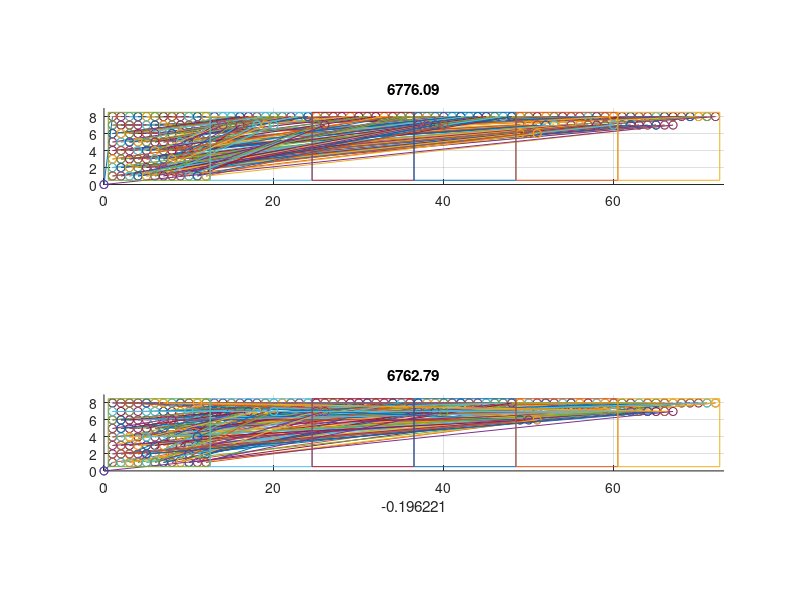

Write the MATLAB code that produced this figure. (Note: this script raises an error after producing the figure.)
%% Test of route generation for genetic algorithm
%% FE 2020
clear all;
%% Mostly manually set start and end positions with random target groups for each seedling
n = 96;  %Number of seedlings
vertices = 2*n+1;
startEnd = [0 0];
seedlings = zeros(n,3);
target1 = zeros(n,2);
target2 = zeros(n,2);
target3 = zeros(n,2);
target4 = zeros(n,2);
target5 = zeros(n,2);
seedCount = 1;
groupNums = 5;
boxWidth = 12;

for i = 8:-1:1
    for j = 1:12
        seedlings(seedCount,:,:) = [j i randi([1 groupNums],1)];
        target1(seedCount,:) = [j+boxWidth i];
        target2(seedCount,:) = [j+2*boxWidth i];
        target3(seedCount,:) = [j+3*boxWidth i];
        target4(seedCount,:) = [j+4*boxWidth i];
        target5(seedCount,:) = [j+5*boxWidth i];
        
        seedCount = seedCount + 1;
    end
end


%% Squares
X1 = 0.5;
X2 = 12.5;
Y1 = 0.5;
Y2 = 8.5;

squareX1 = [X1, X2, X2, X1, X1];
squareY1 = [Y1, Y1, Y2, Y2, Y1];
squareX2 = [X1+boxWidth, X2+boxWidth, X2+boxWidth, X1+boxWidth, X1+boxWidth];
squareY2 = [Y1, Y1, Y2, Y2, Y1];
squareX3 = [X1+2*boxWidth, X2+2*boxWidth, X2+2*boxWidth, X1+2*boxWidth, X1+2*boxWidth];
squareY3 = [Y1, Y1, Y2, Y2, Y1];
squareX4 = [X1+3*boxWidth, X2+3*boxWidth, X2+3*boxWidth, X1+3*boxWidth, X1+3*boxWidth];
squareY4 = [Y1, Y1, Y2, Y2, Y1];
squareX5 = [X1+4*boxWidth, X2+4*boxWidth, X2+4*boxWidth, X1+4*boxWidth, X1+4*boxWidth];
squareY5 = [Y1, Y1, Y2, Y2, Y1];
squareX6 = [X1+5*boxWidth, X2+5*boxWidth, X2+5*boxWidth, X1+5*boxWidth, X1+5*boxWidth];
squareY6 = [Y1, Y1, Y2, Y2, Y1];

%   Create one standard pop with standard route for comparison
popUnoptimized = [1:1:n];

%% Initialize stuff
currentRecord = 999999;
recordDistance = 999999;
maxIter = 100;
iterCount = 0;
popSize = 600;
routeMatrix = zeros(popSize, vertices+1, 2);
population = zeros(popSize,n);
fitness = zeros(popSize,1);
mutationRate = 0.15;

for i = 1:popSize
    population(i,:) = randperm(n,n);
end

population(1,:) = popUnoptimized;
popMark = false;
standardLength = 1;

while iterCount < maxIter
    %% Calculate Fitness
    for i = 1:popSize
        %% Generate routeMatrix depending on populations
        posCount = 2;
        %  Reset Counts to start with first empty position. Increase to
        %  simulate prefilled trys.
        targetCount1 = 1;
        targetCount2 = 1;
        targetCount3 = 1;
        targetCount4 = 1;
        targetCount5 = 1;
        for j = 1:length(population(i,:))
            routeMatrix(i,posCount,:) = seedlings(population(i,j),1:2);
            if seedlings(population(i,j),3) == 1
                routeMatrix(i,posCount+1,:) = target1(targetCount1,:);
                targetCount1 = targetCount1 + 1;
            end
            if seedlings(population(i,j),3) == 2
                routeMatrix(i,posCount+1,:) = target2(targetCount2,:);
                targetCount2 = targetCount2 + 1;
            end
            if seedlings(population(i,j),3) == 3
                routeMatrix(i,posCount+1,:) = target3(targetCount3,:);
                targetCount3 = targetCount3 + 1;
            end
            if seedlings(population(i,j),3) == 4
                routeMatrix(i,posCount+1,:) = target4(targetCount4,:);
                targetCount4 = targetCount4 + 1;
            end
            if seedlings(population(i,j),3) == 5
                routeMatrix(i,posCount+1,:) = target5(targetCount5,:);
                targetCount5 = targetCount5 + 1;
            end
            posCount = posCount + 2;
        end
        %% Calculation of route length
        routeLength = 0;
        for k = 2:vertices
            verticeLength = abs(sqrt(routeMatrix(i,k,1)^2+routeMatrix(i,k,2)^2)...
                - sqrt(routeMatrix(i,k-1,1)^2+routeMatrix(i,k-1,2)^2));
            routeLength = routeLength + verticeLength;
        end
        if popMark == false
            figure(1);
            subplot(2,1,1);
            title(routeLength);
            xlim([0 73]);
            ylim([0 9]);
            grid on;
            for l = 1:vertices
                hold on
                plot(routeMatrix(i,[l, l+1],1), routeMatrix(i,[l, l+1],2),'-o')
            end
            plot(squareX1, squareY1);
            plot(squareX2, squareY2);
            plot(squareX3, squareY3);
            plot(squareX4, squareY4);
            plot(squareX5, squareY5);
            plot(squareX6, squareY6);
            daspect([1 1 1])
            standardLength = routeLength;
            popMark = true;
        end
        %% Update best populations
        if routeLength < recordDistance
            recordDistance = routeLength;
            bestEver = population(i,:);
            
            %% Plot route
            figure(1);
            subplot(2,1,2);
            cla(subplot(2,1,2));
            title(recordDistance);
            xlim([0 73]);
            ylim([0 9]);
            xlabel((recordDistance/standardLength-1)*100);
            grid on;
            for l = 1:vertices
                hold on
                plot(routeMatrix(i,[l, l+1],1), routeMatrix(i,[l, l+1],2),'-o')
            end
            plot(squareX1, squareY1);
            plot(squareX2, squareY2);
            plot(squareX3, squareY3);
            plot(squareX4, squareY4);
            plot(squareX5, squareY5);
            plot(squareX6, squareY6);
            daspect([1 1 1])
        end
        
        if routeLength < currentRecord
            currentRecord = routeLength;
            currentBest = population(i,:);
        end
        
        %% Calculate fitness
        fitness(i,1) = routeLength;
    end
    
    %% Normalize Fitness
    sumFitness = 0;
    for i = 1:popSize
        sumFitness = sumFitness + fitness(i,1);
    end
    
    for i = 1:popSize
        fitness(i,1) = fitness(i,1) / sumFitness;
    end
    
    %% Create next Generation with mutation
    newPopulation = zeros(popSize,n);
    for i = 1:popSize
        order = select_point(population(:,:), fitness(:,:));
        %orderB = select_point(population(:,:), fitness(:,:));
        for j = 1:n
            if rand < mutationRate
                pointA = randi(length(order));
                pointB = mod(pointA + 1, 2) + 1;
                temp = order(pointA);
                order(pointA) = order(pointB);
                order(pointB) = temp;
            end
        end
        newPopulation(i,:) = order;
        
    end
    population = newPopulation;
    
    %% Increment iter
    iterCount = iterCount+1;
end
